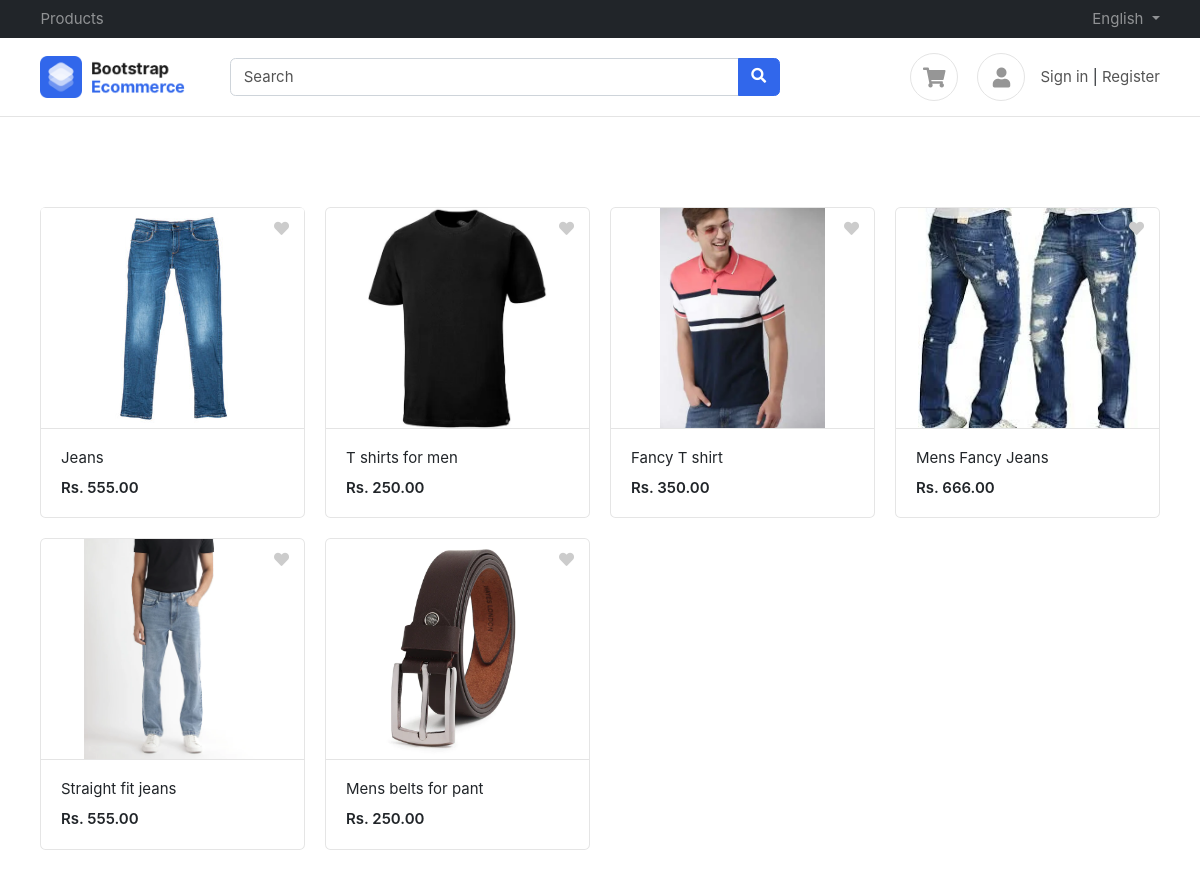
The page / on the database its author committed.
### product/models.py (models this page shows, shortened)
class Product(BaseModel):
    name = models.CharField(max_length=255)
    slug = models.SlugField(max_length=255, unique=True, null=True, blank=True)
    category = models.ForeignKey(Category, on_delete=models.CASCADE, related_name='products')
    description = models.TextField()
    price = models.DecimalField(max_digits=10, decimal_places=2, default=0)
    image = models.ImageField(upload_to='product_images', null=True, blank=True)
    is_available = models.BooleanField(default=True)
    size_variants = models.ManyToManyField(SizeVariant, related_name='products', blank=True)

### home/views.py (the view)
# urls.py: path('', index, name='index'),
def index(request):
   context = {'products': Product.objects.all()}
   return render(request, 'home/index.html', context)

### templates/home/index.html (shortened to what this page needs)
 {% extends "base/base.html" %}
 {% block content %}
 <div class="container mt-5 pt-5">
    <div class="row">
        {% for product in products %}
        <div class="col-md-3">
            <figure class="card card-product-grid">
                <div class="img-wrap">
                    <img src="/media/{{product.image}}" alt="Image not available">
                    <span class="topbar">
                        <a href="#" class="float-right"><i class="fa fa-heart"></i></a>
                    </span>
                </div>
                <figcaption class="info-wrap border-top">
                    <a href="{% url 'get_product' product.slug %}" class="title">{{ product.name | capfirst}}</a>
                    <div class="price mt-2">Rs. {{product.price | floatformat:2}}</div>
                </figcaption>
            </figure>
        </div>
        {% endfor %}
    </div>
    </div>
{% endblock %}

### templates/base/base.html (shortened to what this page needs)
<!DOCTYPE HTML>
<html lang="en">
<head>
<link href="/media/css/bootstrap.css" rel="stylesheet" type="text/css"/>
<link href="/media/fonts/fontawesome/css/all.min.css" type="text/css" rel="stylesheet">
<link href="/media/css/ui.css" rel="stylesheet" type="text/css"/>
<link href="/media/css/responsive.css" rel="stylesheet" />
</head>
<body>
	<header class="section-header">
		<nav class="navbar navbar-dark navbar-expand p-0 bg-dark">
		<div class="container">
			<ul class="navbar-nav d-none d-md-flex mr-auto">
				<li class="nav-item"><a class="nav-link" href="{% url 'index' %}">Products</a></li>
			</ul>
			<ul class="navbar-nav">
				<li class="nav-item dropdown">
					 <a href="#" class="nav-link dropdown-toggle" data-toggle="dropdown"> English </a>
				</li>
			</ul>
		  </div>
		</nav>
		<section class="header-main border-bottom">
			<div class="container">
		<div class="row align-items-center">
			<div class="col-lg-2 col-4">
				<div class="brand-wrap">
					<img class="logo" src="images/logo.png">
				</div>
			</div>
			<div class="col-lg-6 col-sm-12">
				<form action="#" class="search">
					<div class="input-group w-100">
						<input type="text" class="form-control" placeholder="Search">
						<div class="input-group-append">
						  <button class="btn btn-primary" type="submit">
							<i class="fa fa-search"></i>
						  </button>
						</div>
					</div>
				</form>
			</div>
			<div class="col-lg-4 col-sm-6 col-8">
				<div class="widgets-wrap float-md-right">
					<div class="widget-header  mr-3">
						<a href="{% url 'show_cart' %}" class="icon icon-sm rounded-circle border"><i class="fa fa-shopping-cart"></i></a>
					</div>
					<div class="widget-header icontext">
						<a href="#" class="icon icon-sm rounded-circle border"><i class="fa fa-user"></i></a>
						<div class="text">
							{% if request.user.is_authenticated %}
							<span class="text-muted">Welcome {{request.user.first_name}}!</span>
							<div>
								<a href="{% url 'logout' %}">Sign Out</a> |
								<a href="{% url 'change_password' %}">Change password</a>
							</div>
							{% else%}
							<div>
								<a href="{% url 'login' %}">Sign in</a> |
								<a href="{% url 'register' %}"> Register</a>
							</div>
							{%endif%}
						</div>
					</div>
				</div>
			</div>
		</div>
			</div>
		</section>
		</header>
        {% block content %}
        {% endblock %}
    </body>
    </html>

### public/static/css/ui.css (style rules this page uses)
html { font-family: 'Inter', sans-serif; font-size: 15px; }
.img-wrap { text-align: center; display: block; }
.img-wrap img { max-width: 100%; }
.icon-xs, .icon-sm, .icon-md, .icon-lg { display: inline-block; text-align: center; flex-shrink: 0; flex-grow: 0; }
.icon-sm { width: 48px; height: 48px; line-height: 48px; font-size: 20px; }
figure { margin-bottom: 0; }
.card .title { color: #212529; }
.header-main { position: relative; padding-top: 1rem; padding-bottom: 1rem; }
.brand-wrap .logo, .navbar-brand .logo { margin-right: 7px; max-height: 42px; display: inline-block; }
.widget-header { display: inline-block; vertical-align: middle; position: relative; }
.widget-header a { color: #545454; }
.widget-header i { color: #969696; }
[class*='card-product'] a.title { color: #212529; display: block; }
[class*='card-product'] .img-wrap { overflow: hidden; position: relative; }
[class*='card-product'] .img-wrap img { height: 100%; max-width: 100%; width: auto; display: inline-block; object-fit: cover; }
.card-product-grid { margin-bottom: 20px; }
.card-product-grid .img-wrap { border-radius: 0.2rem 0.2rem 0 0; height: 220px; }
.card-product-grid .info-wrap { overflow: hidden; padding: 18px 20px; }
.card-product-grid .topbar { position: absolute; top: 0; width: 100%; z-index: 10; left: 0; text-align: initial; padding: 10px 15px; }
.card-product-grid .topbar a { color: #ccc; }
.card .img-wrap { overflow: hidden; }
.icontext { display: inline-flex; align-items: center; vertical-align: middle; }
.icontext .text { width: 100%; line-height: 1.2; color: #212529; }
.icontext .icon { position: relative; margin-right: 15px; flex-shrink: 0; flex-grow: 0; }
.price { font-weight: 600; color: #212529; }

### rows shown on the page
Product: image (picture), name "Jeans", price "555.00"
Product: image (picture), name "T shirts for men", price "250.00"
Product: image (picture), name "Fancy T shirt", price "350.00"
Product: image (picture), name "Mens Fancy Jeans", price "666.00"
Product: image (picture), name "Straight fit jeans", price "555.00"
Product: image (picture), name "Mens belts for pant", price "250.00"
